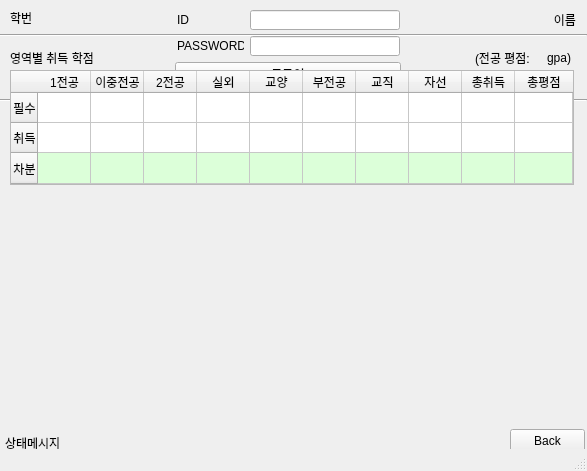
<?xml version="1.0" encoding="UTF-8"?>
<ui version="4.0">
 <class>MainWindow</class>
 <widget class="QMainWindow" name="MainWindow">
  <property name="geometry">
   <rect>
    <x>0</x>
    <y>0</y>
    <width>587</width>
    <height>471</height>
   </rect>
  </property>
  <property name="windowTitle">
   <string>HUFSGrade</string>
  </property>
  <widget class="QWidget" name="centralwidget">
   <widget class="QLabel" name="label_3">
    <property name="geometry">
     <rect>
      <x>10</x>
      <y>10</y>
      <width>71</width>
      <height>16</height>
     </rect>
    </property>
    <property name="text">
     <string>학번</string>
    </property>
   </widget>
   <widget class="QLabel" name="label_4">
    <property name="geometry">
     <rect>
      <x>5</x>
      <y>435</y>
      <width>496</width>
      <height>16</height>
     </rect>
    </property>
    <property name="text">
     <string>상태메시지</string>
    </property>
   </widget>
   <widget class="QLabel" name="label_2">
    <property name="geometry">
     <rect>
      <x>177</x>
      <y>36</y>
      <width>67</width>
      <height>20</height>
     </rect>
    </property>
    <property name="text">
     <string>PASSWORD</string>
    </property>
   </widget>
   <widget class="QLineEdit" name="lineEdit_2">
    <property name="geometry">
     <rect>
      <x>250</x>
      <y>36</y>
      <width>150</width>
      <height>20</height>
     </rect>
    </property>
    <property name="inputMask">
     <string/>
    </property>
    <property name="echoMode">
     <enum>QLineEdit::Password</enum>
    </property>
   </widget>
   <widget class="QPushButton" name="pushButton">
    <property name="geometry">
     <rect>
      <x>175</x>
      <y>62</y>
      <width>226</width>
      <height>23</height>
     </rect>
    </property>
    <property name="text">
     <string>로그인</string>
    </property>
   </widget>
   <widget class="QLabel" name="label">
    <property name="geometry">
     <rect>
      <x>177</x>
      <y>10</y>
      <width>20</width>
      <height>20</height>
     </rect>
    </property>
    <property name="text">
     <string>ID</string>
    </property>
   </widget>
   <widget class="QLineEdit" name="lineEdit">
    <property name="geometry">
     <rect>
      <x>250</x>
      <y>10</y>
      <width>150</width>
      <height>20</height>
     </rect>
    </property>
   </widget>
   <widget class="Line" name="line">
    <property name="geometry">
     <rect>
      <x>0</x>
      <y>90</y>
      <width>587</width>
      <height>20</height>
     </rect>
    </property>
    <property name="orientation">
     <enum>Qt::Horizontal</enum>
    </property>
   </widget>
   <widget class="QLabel" name="label_5">
    <property name="geometry">
     <rect>
      <x>315</x>
      <y>10</y>
      <width>261</width>
      <height>20</height>
     </rect>
    </property>
    <property name="layoutDirection">
     <enum>Qt::LeftToRight</enum>
    </property>
    <property name="text">
     <string>이름</string>
    </property>
    <property name="alignment">
     <set>Qt::AlignRight|Qt::AlignTrailing|Qt::AlignVCenter</set>
    </property>
   </widget>
   <widget class="QLabel" name="label_6">
    <property name="geometry">
     <rect>
      <x>10</x>
      <y>50</y>
      <width>191</width>
      <height>16</height>
     </rect>
    </property>
    <property name="text">
     <string>영역별 취득 학점</string>
    </property>
   </widget>
   <widget class="QTableWidget" name="tableWidget">
    <property name="geometry">
     <rect>
      <x>10</x>
      <y>70</y>
      <width>564</width>
      <height>115</height>
     </rect>
    </property>
    <attribute name="horizontalHeaderVisible">
     <bool>true</bool>
    </attribute>
    <attribute name="horizontalHeaderDefaultSectionSize">
     <number>53</number>
    </attribute>
    <attribute name="horizontalHeaderStretchLastSection">
     <bool>true</bool>
    </attribute>
    <attribute name="verticalHeaderStretchLastSection">
     <bool>true</bool>
    </attribute>
    <row>
     <property name="text">
      <string>필수</string>
     </property>
     <property name="textAlignment">
      <set>AlignHCenter|AlignVCenter|AlignCenter</set>
     </property>
    </row>
    <row>
     <property name="text">
      <string>취득</string>
     </property>
     <property name="textAlignment">
      <set>AlignHCenter|AlignVCenter|AlignCenter</set>
     </property>
    </row>
    <row>
     <property name="text">
      <string>차분</string>
     </property>
     <property name="textAlignment">
      <set>AlignHCenter|AlignVCenter|AlignCenter</set>
     </property>
    </row>
    <column>
     <property name="text">
      <string>1전공</string>
     </property>
     <property name="textAlignment">
      <set>AlignHCenter|AlignVCenter|AlignCenter</set>
     </property>
    </column>
    <column>
     <property name="text">
      <string>이중전공</string>
     </property>
     <property name="textAlignment">
      <set>AlignHCenter|AlignVCenter|AlignCenter</set>
     </property>
    </column>
    <column>
     <property name="text">
      <string>2전공</string>
     </property>
     <property name="textAlignment">
      <set>AlignHCenter|AlignVCenter|AlignCenter</set>
     </property>
    </column>
    <column>
     <property name="text">
      <string>실외</string>
     </property>
     <property name="textAlignment">
      <set>AlignHCenter|AlignVCenter|AlignCenter</set>
     </property>
    </column>
    <column>
     <property name="text">
      <string>교양</string>
     </property>
     <property name="textAlignment">
      <set>AlignHCenter|AlignVCenter|AlignCenter</set>
     </property>
    </column>
    <column>
     <property name="text">
      <string>부전공</string>
     </property>
     <property name="textAlignment">
      <set>AlignHCenter|AlignVCenter|AlignCenter</set>
     </property>
    </column>
    <column>
     <property name="text">
      <string>교직</string>
     </property>
     <property name="textAlignment">
      <set>AlignHCenter|AlignVCenter|AlignCenter</set>
     </property>
    </column>
    <column>
     <property name="text">
      <string>자선</string>
     </property>
     <property name="textAlignment">
      <set>AlignHCenter|AlignVCenter|AlignCenter</set>
     </property>
    </column>
    <column>
     <property name="text">
      <string>총취득</string>
     </property>
     <property name="textAlignment">
      <set>AlignHCenter|AlignVCenter|AlignCenter</set>
     </property>
    </column>
    <column>
     <property name="text">
      <string>총평점</string>
     </property>
     <property name="textAlignment">
      <set>AlignHCenter|AlignVCenter|AlignCenter</set>
     </property>
    </column>
    <item row="0" column="0">
     <property name="text">
      <string/>
     </property>
     <property name="textAlignment">
      <set>AlignHCenter|AlignVCenter|AlignCenter</set>
     </property>
    </item>
    <item row="0" column="1">
     <property name="text">
      <string/>
     </property>
     <property name="textAlignment">
      <set>AlignHCenter|AlignVCenter|AlignCenter</set>
     </property>
    </item>
    <item row="0" column="2">
     <property name="text">
      <string/>
     </property>
     <property name="textAlignment">
      <set>AlignHCenter|AlignVCenter|AlignCenter</set>
     </property>
    </item>
    <item row="0" column="3">
     <property name="text">
      <string/>
     </property>
     <property name="textAlignment">
      <set>AlignHCenter|AlignVCenter|AlignCenter</set>
     </property>
    </item>
    <item row="0" column="4">
     <property name="text">
      <string/>
     </property>
     <property name="textAlignment">
      <set>AlignHCenter|AlignVCenter|AlignCenter</set>
     </property>
    </item>
    <item row="0" column="5">
     <property name="text">
      <string/>
     </property>
     <property name="textAlignment">
      <set>AlignHCenter|AlignVCenter|AlignCenter</set>
     </property>
    </item>
    <item row="0" column="6">
     <property name="text">
      <string/>
     </property>
     <property name="textAlignment">
      <set>AlignHCenter|AlignVCenter|AlignCenter</set>
     </property>
    </item>
    <item row="0" column="7">
     <property name="text">
      <string/>
     </property>
     <property name="textAlignment">
      <set>AlignHCenter|AlignVCenter|AlignCenter</set>
     </property>
    </item>
    <item row="0" column="8">
     <property name="text">
      <string/>
     </property>
     <property name="textAlignment">
      <set>AlignHCenter|AlignVCenter|AlignCenter</set>
     </property>
    </item>
    <item row="0" column="9">
     <property name="text">
      <string/>
     </property>
     <property name="textAlignment">
      <set>AlignHCenter|AlignVCenter|AlignCenter</set>
     </property>
    </item>
    <item row="1" column="0">
     <property name="text">
      <string/>
     </property>
     <property name="textAlignment">
      <set>AlignHCenter|AlignVCenter|AlignCenter</set>
     </property>
    </item>
    <item row="1" column="1">
     <property name="text">
      <string/>
     </property>
     <property name="textAlignment">
      <set>AlignHCenter|AlignVCenter|AlignCenter</set>
     </property>
    </item>
    <item row="1" column="2">
     <property name="text">
      <string/>
     </property>
     <property name="textAlignment">
      <set>AlignHCenter|AlignVCenter|AlignCenter</set>
     </property>
    </item>
    <item row="1" column="3">
     <property name="text">
      <string/>
     </property>
     <property name="textAlignment">
      <set>AlignHCenter|AlignVCenter|AlignCenter</set>
     </property>
    </item>
    <item row="1" column="4">
     <property name="text">
      <string/>
     </property>
     <property name="textAlignment">
      <set>AlignHCenter|AlignVCenter|AlignCenter</set>
     </property>
    </item>
    <item row="1" column="5">
     <property name="text">
      <string/>
     </property>
     <property name="textAlignment">
      <set>AlignHCenter|AlignVCenter|AlignCenter</set>
     </property>
    </item>
    <item row="1" column="6">
     <property name="text">
      <string/>
     </property>
     <property name="textAlignment">
      <set>AlignHCenter|AlignVCenter|AlignCenter</set>
     </property>
    </item>
    <item row="1" column="7">
     <property name="text">
      <string/>
     </property>
     <property name="textAlignment">
      <set>AlignHCenter|AlignVCenter|AlignCenter</set>
     </property>
    </item>
    <item row="1" column="8">
     <property name="text">
      <string/>
     </property>
     <property name="textAlignment">
      <set>AlignHCenter|AlignVCenter|AlignCenter</set>
     </property>
    </item>
    <item row="1" column="9">
     <property name="text">
      <string/>
     </property>
     <property name="textAlignment">
      <set>AlignHCenter|AlignVCenter|AlignCenter</set>
     </property>
    </item>
    <item row="2" column="0">
     <property name="text">
      <string/>
     </property>
     <property name="textAlignment">
      <set>AlignHCenter|AlignVCenter|AlignCenter</set>
     </property>
     <property name="background">
      <brush brushstyle="SolidPattern">
       <color alpha="255">
        <red>220</red>
        <green>255</green>
        <blue>217</blue>
       </color>
      </brush>
     </property>
    </item>
    <item row="2" column="1">
     <property name="text">
      <string/>
     </property>
     <property name="textAlignment">
      <set>AlignHCenter|AlignVCenter|AlignCenter</set>
     </property>
     <property name="background">
      <brush brushstyle="SolidPattern">
       <color alpha="255">
        <red>220</red>
        <green>255</green>
        <blue>217</blue>
       </color>
      </brush>
     </property>
    </item>
    <item row="2" column="2">
     <property name="text">
      <string/>
     </property>
     <property name="textAlignment">
      <set>AlignHCenter|AlignVCenter|AlignCenter</set>
     </property>
     <property name="background">
      <brush brushstyle="SolidPattern">
       <color alpha="255">
        <red>220</red>
        <green>255</green>
        <blue>217</blue>
       </color>
      </brush>
     </property>
    </item>
    <item row="2" column="3">
     <property name="text">
      <string/>
     </property>
     <property name="textAlignment">
      <set>AlignHCenter|AlignVCenter|AlignCenter</set>
     </property>
     <property name="background">
      <brush brushstyle="SolidPattern">
       <color alpha="255">
        <red>220</red>
        <green>255</green>
        <blue>217</blue>
       </color>
      </brush>
     </property>
    </item>
    <item row="2" column="4">
     <property name="text">
      <string/>
     </property>
     <property name="textAlignment">
      <set>AlignHCenter|AlignVCenter|AlignCenter</set>
     </property>
     <property name="background">
      <brush brushstyle="SolidPattern">
       <color alpha="255">
        <red>220</red>
        <green>255</green>
        <blue>217</blue>
       </color>
      </brush>
     </property>
    </item>
    <item row="2" column="5">
     <property name="text">
      <string/>
     </property>
     <property name="textAlignment">
      <set>AlignHCenter|AlignVCenter|AlignCenter</set>
     </property>
     <property name="background">
      <brush brushstyle="SolidPattern">
       <color alpha="255">
        <red>220</red>
        <green>255</green>
        <blue>217</blue>
       </color>
      </brush>
     </property>
    </item>
    <item row="2" column="6">
     <property name="text">
      <string/>
     </property>
     <property name="textAlignment">
      <set>AlignHCenter|AlignVCenter|AlignCenter</set>
     </property>
     <property name="background">
      <brush brushstyle="SolidPattern">
       <color alpha="255">
        <red>220</red>
        <green>255</green>
        <blue>217</blue>
       </color>
      </brush>
     </property>
    </item>
    <item row="2" column="7">
     <property name="text">
      <string/>
     </property>
     <property name="textAlignment">
      <set>AlignHCenter|AlignVCenter|AlignCenter</set>
     </property>
     <property name="background">
      <brush brushstyle="SolidPattern">
       <color alpha="255">
        <red>220</red>
        <green>255</green>
        <blue>217</blue>
       </color>
      </brush>
     </property>
    </item>
    <item row="2" column="8">
     <property name="text">
      <string/>
     </property>
     <property name="textAlignment">
      <set>AlignHCenter|AlignVCenter|AlignCenter</set>
     </property>
     <property name="background">
      <brush brushstyle="SolidPattern">
       <color alpha="255">
        <red>220</red>
        <green>255</green>
        <blue>217</blue>
       </color>
      </brush>
     </property>
    </item>
    <item row="2" column="9">
     <property name="text">
      <string/>
     </property>
     <property name="textAlignment">
      <set>AlignHCenter|AlignVCenter|AlignCenter</set>
     </property>
     <property name="background">
      <brush brushstyle="SolidPattern">
       <color alpha="255">
        <red>220</red>
        <green>255</green>
        <blue>217</blue>
       </color>
      </brush>
     </property>
    </item>
   </widget>
   <widget class="Line" name="line_2">
    <property name="geometry">
     <rect>
      <x>0</x>
      <y>25</y>
      <width>587</width>
      <height>20</height>
     </rect>
    </property>
    <property name="orientation">
     <enum>Qt::Horizontal</enum>
    </property>
   </widget>
   <widget class="QLabel" name="label_7">
    <property name="geometry">
     <rect>
      <x>475</x>
      <y>50</y>
      <width>71</width>
      <height>16</height>
     </rect>
    </property>
    <property name="text">
     <string>(전공 평점:</string>
    </property>
   </widget>
   <widget class="QLabel" name="label_8">
    <property name="geometry">
     <rect>
      <x>530</x>
      <y>50</y>
      <width>41</width>
      <height>16</height>
     </rect>
    </property>
    <property name="text">
     <string>gpa)</string>
    </property>
    <property name="alignment">
     <set>Qt::AlignRight|Qt::AlignTrailing|Qt::AlignVCenter</set>
    </property>
   </widget>
   <widget class="QPushButton" name="pushButton_2">
    <property name="geometry">
     <rect>
      <x>510</x>
      <y>429</y>
      <width>75</width>
      <height>23</height>
     </rect>
    </property>
    <property name="text">
     <string>Back</string>
    </property>
   </widget>
  </widget>
  <widget class="QMenuBar" name="menubar">
   <property name="geometry">
    <rect>
     <x>0</x>
     <y>0</y>
     <width>587</width>
     <height>26</height>
    </rect>
   </property>
  </widget>
  <widget class="QStatusBar" name="statusbar"/>
 </widget>
 <tabstops>
  <tabstop>lineEdit</tabstop>
  <tabstop>lineEdit_2</tabstop>
  <tabstop>pushButton</tabstop>
 </tabstops>
 <resources/>
 <connections/>
</ui>
